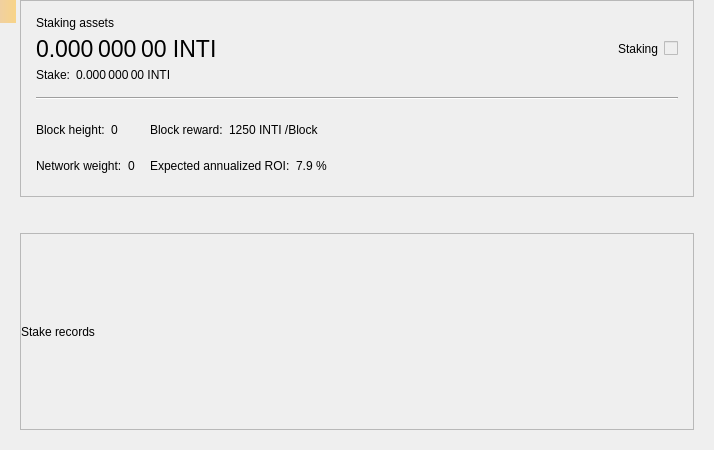
<?xml version="1.0" encoding="UTF-8"?>
<ui version="4.0">
 <class>StakePage</class>
 <widget class="QWidget" name="StakePage">
  <property name="geometry">
   <rect>
    <x>0</x>
    <y>0</y>
    <width>714</width>
    <height>450</height>
   </rect>
  </property>
  <property name="windowTitle">
   <string>Form</string>
  </property>
  <layout class="QVBoxLayout" name="verticalLayout_3">
   <property name="leftMargin">
    <number>20</number>
   </property>
   <property name="topMargin">
    <number>0</number>
   </property>
   <property name="rightMargin">
    <number>20</number>
   </property>
   <property name="bottomMargin">
    <number>20</number>
   </property>
   <item>
    <widget class="QFrame" name="frameStakeInfo">
     <property name="frameShape">
      <enum>QFrame::StyledPanel</enum>
     </property>
     <property name="frameShadow">
      <enum>QFrame::Raised</enum>
     </property>
     <layout class="QVBoxLayout" name="verticalLayout">
      <property name="spacing">
       <number>15</number>
      </property>
      <property name="leftMargin">
       <number>15</number>
      </property>
      <property name="topMargin">
       <number>15</number>
      </property>
      <property name="rightMargin">
       <number>15</number>
      </property>
      <property name="bottomMargin">
       <number>15</number>
      </property>
      <item>
       <layout class="QGridLayout" name="gridLayout_2">
        <property name="spacing">
         <number>6</number>
        </property>
        <item row="1" column="0">
         <widget class="QLabel" name="labelAssets">
          <property name="font">
           <font>
            <pointsize>17</pointsize>
           </font>
          </property>
          <property name="cursor">
           <cursorShape>IBeamCursor</cursorShape>
          </property>
          <property name="toolTip">
           <string>Your current spendable balance</string>
          </property>
          <property name="text">
           <string notr="true">0.000 000 00 INTI</string>
          </property>
          <property name="alignment">
           <set>Qt::AlignLeading|Qt::AlignLeft|Qt::AlignVCenter</set>
          </property>
          <property name="textInteractionFlags">
           <set>Qt::LinksAccessibleByMouse|Qt::TextSelectableByMouse</set>
          </property>
         </widget>
        </item>
        <item row="0" column="0">
         <widget class="QLabel" name="labelAssetsText">
          <property name="text">
           <string>Staking assets</string>
          </property>
          <property name="alignment">
           <set>Qt::AlignLeading|Qt::AlignLeft|Qt::AlignVCenter</set>
          </property>
         </widget>
        </item>
        <item row="1" column="2">
         <spacer name="horizontalSpacer_2">
          <property name="orientation">
           <enum>Qt::Horizontal</enum>
          </property>
          <property name="sizeHint" stdset="0">
           <size>
            <width>40</width>
            <height>20</height>
           </size>
          </property>
         </spacer>
        </item>
        <item row="4" column="0">
         <layout class="QHBoxLayout" name="horizontalLayout_5">
          <property name="spacing">
           <number>6</number>
          </property>
          <item>
           <widget class="QLabel" name="labelStakeText">
            <property name="sizePolicy">
             <sizepolicy hsizetype="Maximum" vsizetype="Preferred">
              <horstretch>0</horstretch>
              <verstretch>0</verstretch>
             </sizepolicy>
            </property>
            <property name="text">
             <string>Stake:</string>
            </property>
            <property name="alignment">
             <set>Qt::AlignLeading|Qt::AlignLeft|Qt::AlignVCenter</set>
            </property>
           </widget>
          </item>
          <item>
           <widget class="QLabel" name="labelStake">
            <property name="text">
             <string>0.000 000 00 INTI</string>
            </property>
            <property name="alignment">
             <set>Qt::AlignLeading|Qt::AlignLeft|Qt::AlignVCenter</set>
            </property>
            <property name="textInteractionFlags">
             <set>Qt::LinksAccessibleByMouse|Qt::TextSelectableByMouse</set>
            </property>
           </widget>
          </item>
          <item>
           <spacer name="horizontalSpacer_3">
            <property name="orientation">
             <enum>Qt::Horizontal</enum>
            </property>
            <property name="sizeType">
             <enum>QSizePolicy::Minimum</enum>
            </property>
            <property name="sizeHint" stdset="0">
             <size>
              <width>0</width>
              <height>0</height>
             </size>
            </property>
           </spacer>
          </item>
         </layout>
        </item>
        <item row="1" column="4">
         <widget class="QLabel" name="labelStaking">
          <property name="text">
           <string>Staking</string>
          </property>
         </widget>
        </item>
        <item row="1" column="5">
         <widget class="QSwitchControl" name="checkStake">
          <property name="enabled">
           <bool>false</bool>
          </property>
         </widget>
        </item>
       </layout>
      </item>
      <item>
       <widget class="Line" name="hLine">
        <property name="orientation">
         <enum>Qt::Horizontal</enum>
        </property>
       </widget>
      </item>
      <item>
       <layout class="QGridLayout" name="gridLayout">
        <property name="verticalSpacing">
         <number>6</number>
        </property>
        <item row="0" column="0">
         <layout class="QHBoxLayout" name="horizontalLayout">
          <property name="spacing">
           <number>6</number>
          </property>
          <item>
           <widget class="QLabel" name="labelHeightText">
            <property name="sizePolicy">
             <sizepolicy hsizetype="Maximum" vsizetype="Preferred">
              <horstretch>0</horstretch>
              <verstretch>0</verstretch>
             </sizepolicy>
            </property>
            <property name="text">
             <string>Block height:</string>
            </property>
            <property name="alignment">
             <set>Qt::AlignLeading|Qt::AlignLeft|Qt::AlignVCenter</set>
            </property>
           </widget>
          </item>
          <item>
           <widget class="QLabel" name="labelHeight">
            <property name="text">
             <string>0</string>
            </property>
            <property name="alignment">
             <set>Qt::AlignLeading|Qt::AlignLeft|Qt::AlignVCenter</set>
            </property>
            <property name="textInteractionFlags">
             <set>Qt::LinksAccessibleByMouse|Qt::TextSelectableByMouse</set>
            </property>
           </widget>
          </item>
          <item>
           <spacer name="horizontalSpacer_4">
            <property name="orientation">
             <enum>Qt::Horizontal</enum>
            </property>
            <property name="sizeType">
             <enum>QSizePolicy::Minimum</enum>
            </property>
            <property name="sizeHint" stdset="0">
             <size>
              <width>0</width>
              <height>0</height>
             </size>
            </property>
           </spacer>
          </item>
         </layout>
        </item>
        <item row="0" column="1">
         <layout class="QHBoxLayout" name="horizontalLayout_3">
          <property name="spacing">
           <number>6</number>
          </property>
          <item>
           <widget class="QLabel" name="labelRewardText">
            <property name="sizePolicy">
             <sizepolicy hsizetype="Maximum" vsizetype="Preferred">
              <horstretch>0</horstretch>
              <verstretch>0</verstretch>
             </sizepolicy>
            </property>
            <property name="text">
             <string>Block reward:</string>
            </property>
            <property name="alignment">
             <set>Qt::AlignLeading|Qt::AlignLeft|Qt::AlignVCenter</set>
            </property>
           </widget>
          </item>
          <item>
           <widget class="QLabel" name="labelReward">
            <property name="text">
             <string>1250 INTI /Block</string>
            </property>
            <property name="alignment">
             <set>Qt::AlignLeading|Qt::AlignLeft|Qt::AlignVCenter</set>
            </property>
            <property name="textInteractionFlags">
             <set>Qt::LinksAccessibleByMouse|Qt::TextSelectableByMouse</set>
            </property>
           </widget>
          </item>
          <item>
           <spacer name="horizontalSpacer_6">
            <property name="orientation">
             <enum>Qt::Horizontal</enum>
            </property>
            <property name="sizeType">
             <enum>QSizePolicy::Minimum</enum>
            </property>
            <property name="sizeHint" stdset="0">
             <size>
              <width>0</width>
              <height>0</height>
             </size>
            </property>
           </spacer>
          </item>
         </layout>
        </item>
        <item row="0" column="2" rowspan="2">
         <spacer name="horizontalSpacer">
          <property name="orientation">
           <enum>Qt::Horizontal</enum>
          </property>
          <property name="sizeHint" stdset="0">
           <size>
            <width>40</width>
            <height>20</height>
           </size>
          </property>
         </spacer>
        </item>
        <item row="1" column="0">
         <layout class="QHBoxLayout" name="horizontalLayout_2">
          <property name="spacing">
           <number>6</number>
          </property>
          <item>
           <widget class="QLabel" name="labelWeightText">
            <property name="sizePolicy">
             <sizepolicy hsizetype="Maximum" vsizetype="Preferred">
              <horstretch>0</horstretch>
              <verstretch>0</verstretch>
             </sizepolicy>
            </property>
            <property name="text">
             <string>Network weight:</string>
            </property>
            <property name="alignment">
             <set>Qt::AlignLeading|Qt::AlignLeft|Qt::AlignVCenter</set>
            </property>
           </widget>
          </item>
          <item>
           <widget class="QLabel" name="labelWeight">
            <property name="text">
             <string>0</string>
            </property>
            <property name="alignment">
             <set>Qt::AlignLeading|Qt::AlignLeft|Qt::AlignVCenter</set>
            </property>
            <property name="textInteractionFlags">
             <set>Qt::LinksAccessibleByMouse|Qt::TextSelectableByMouse</set>
            </property>
           </widget>
          </item>
          <item>
           <spacer name="horizontalSpacer_5">
            <property name="orientation">
             <enum>Qt::Horizontal</enum>
            </property>
            <property name="sizeType">
             <enum>QSizePolicy::Minimum</enum>
            </property>
            <property name="sizeHint" stdset="0">
             <size>
              <width>0</width>
              <height>0</height>
             </size>
            </property>
           </spacer>
          </item>
         </layout>
        </item>
        <item row="1" column="1">
         <layout class="QHBoxLayout" name="horizontalLayout_4">
          <property name="spacing">
           <number>6</number>
          </property>
          <item>
           <widget class="QLabel" name="labelROIText">
            <property name="sizePolicy">
             <sizepolicy hsizetype="Maximum" vsizetype="Preferred">
              <horstretch>0</horstretch>
              <verstretch>0</verstretch>
             </sizepolicy>
            </property>
            <property name="text">
             <string>Expected annualized ROI:</string>
            </property>
            <property name="alignment">
             <set>Qt::AlignLeading|Qt::AlignLeft|Qt::AlignVCenter</set>
            </property>
           </widget>
          </item>
          <item>
           <widget class="QLabel" name="labelROI">
            <property name="text">
             <string>7.9 %</string>
            </property>
            <property name="alignment">
             <set>Qt::AlignLeading|Qt::AlignLeft|Qt::AlignVCenter</set>
            </property>
            <property name="textInteractionFlags">
             <set>Qt::LinksAccessibleByMouse|Qt::TextSelectableByMouse</set>
            </property>
           </widget>
          </item>
          <item>
           <spacer name="horizontalSpacer_7">
            <property name="orientation">
             <enum>Qt::Horizontal</enum>
            </property>
            <property name="sizeType">
             <enum>QSizePolicy::Minimum</enum>
            </property>
            <property name="sizeHint" stdset="0">
             <size>
              <width>0</width>
              <height>0</height>
             </size>
            </property>
           </spacer>
          </item>
         </layout>
        </item>
       </layout>
      </item>
     </layout>
    </widget>
   </item>
   <item>
    <spacer name="verticalSpacer">
     <property name="orientation">
      <enum>Qt::Vertical</enum>
     </property>
     <property name="sizeType">
      <enum>QSizePolicy::Fixed</enum>
     </property>
     <property name="sizeHint" stdset="0">
      <size>
       <width>20</width>
       <height>30</height>
      </size>
     </property>
    </spacer>
   </item>
   <item>
    <widget class="QFrame" name="frameStakeRecords">
     <property name="frameShape">
      <enum>QFrame::StyledPanel</enum>
     </property>
     <property name="frameShadow">
      <enum>QFrame::Raised</enum>
     </property>
     <layout class="QVBoxLayout" name="verticalLayout_2">
      <property name="leftMargin">
       <number>0</number>
      </property>
      <property name="topMargin">
       <number>0</number>
      </property>
      <property name="rightMargin">
       <number>0</number>
      </property>
      <property name="bottomMargin">
       <number>0</number>
      </property>
      <item>
       <widget class="QLabel" name="labelRecordsText">
        <property name="text">
         <string>Stake records</string>
        </property>
       </widget>
      </item>
     </layout>
    </widget>
   </item>
  </layout>
  <widget class="QLabel" name="labelAlerts">
   <property name="geometry">
    <rect>
     <x>0</x>
     <y>0</y>
     <width>16</width>
     <height>23</height>
    </rect>
   </property>
   <property name="visible">
    <bool>false</bool>
   </property>
   <property name="styleSheet">
    <string notr="true">QLabel { background-color: qlineargradient(x1: 0, y1: 0, x2: 1, y2: 0, stop:0 #F0D0A0, stop:1 #F8D488); color:#000000; }</string>
   </property>
   <property name="wordWrap">
    <bool>true</bool>
   </property>
   <property name="margin">
    <number>3</number>
   </property>
   <property name="textInteractionFlags">
    <set>Qt::TextSelectableByMouse</set>
   </property>
  </widget>
 </widget>
 <customwidgets>
  <customwidget>
   <class>QSwitchControl</class>
   <extends>QCheckBox</extends>
   <header>qt/qswitchcontrol.h</header>
  </customwidget>
 </customwidgets>
 <resources/>
 <connections/>
</ui>
